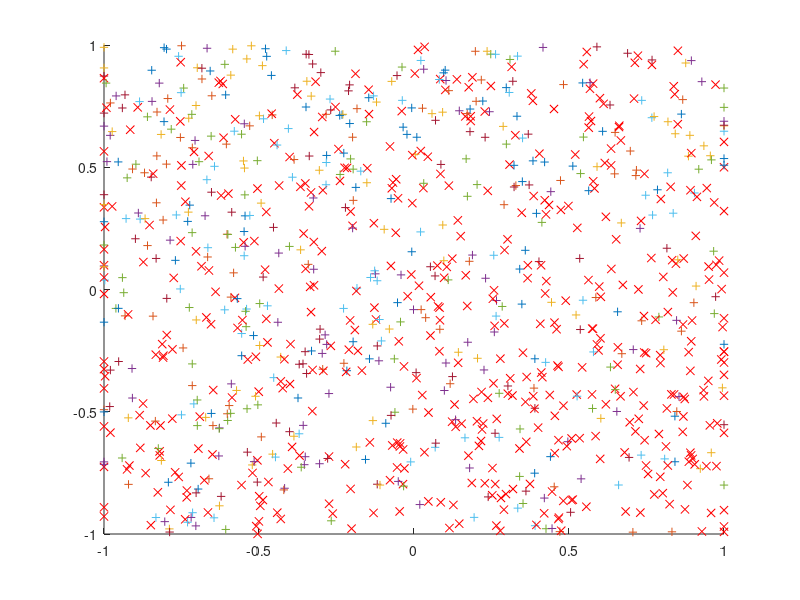
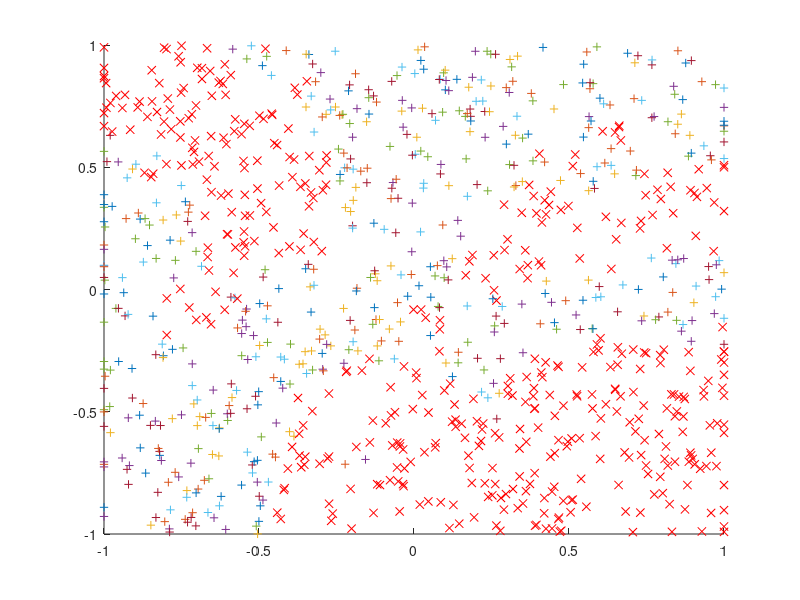
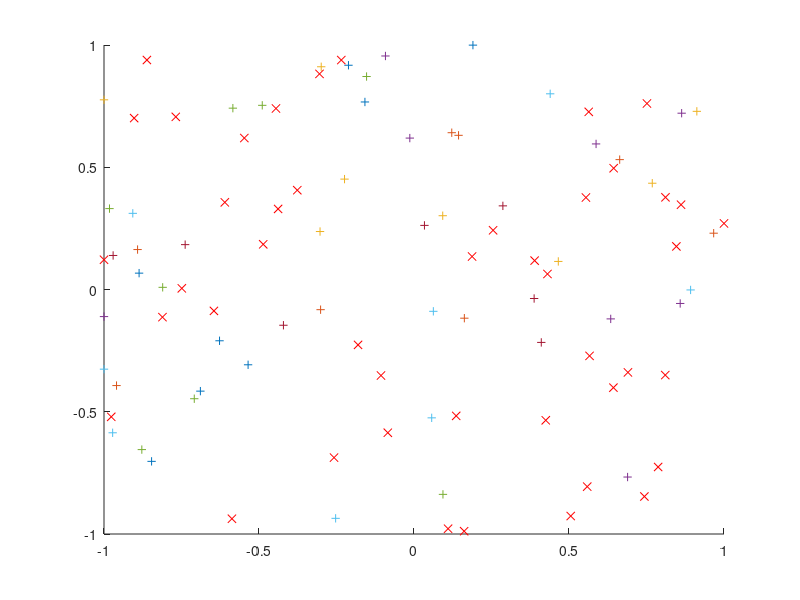

Here is the MATLAB script that generated these plots, in order:
clc
clear all
close all

trData = load('hw4_knn_train.dat');
x_tr = trData(:,1:2);
y_tr = trData(:,end);
Ntr = size(x_tr,1);

teData = load('hw4_knn_test.dat');

x_te = teData(:,1:2);
y_te = teData(:,end);

% x_te = x_tr;
% y_te = y_tr;

Nte = size(x_te,1);

k = 7;

h = zeros(Nte,1);
for i=1:Nte,
    y = y_tr;
    x = x_te(i,:);
    X = repmat(x,Ntr,1);
    dist = sqrt(sum((x_tr - X).^2,2));
    dist = [dist [1:Ntr]'];
    sort_dist = sortrows(dist,1);
    ind = sort_dist(1:5,2);
    citizen = y(ind);
    h(i) = sign(sum(citizen));
end

Eout = sum(h~=y_te)/Nte;


figure(1)
hold on
points = x_te;
for i=1:Nte,
    if y_te(i)>0,
        plot(points(i,1), points(i,2),'+');
    else
        plot(points(i,1), points(i,2), 'rx');
    end
end

figure(2)
hold on
points = x_te;
for i=1:Nte,
    if h(i)>0,
        plot(points(i,1), points(i,2),'+');
    else
        plot(points(i,1), points(i,2), 'rx');
    end
end

figure(3)
hold on
points = x_tr;
for i=1:Ntr,
    if y_tr(i)>0,
        plot(points(i,1), points(i,2),'+');
    else
        plot(points(i,1), points(i,2), 'rx');
    end
end